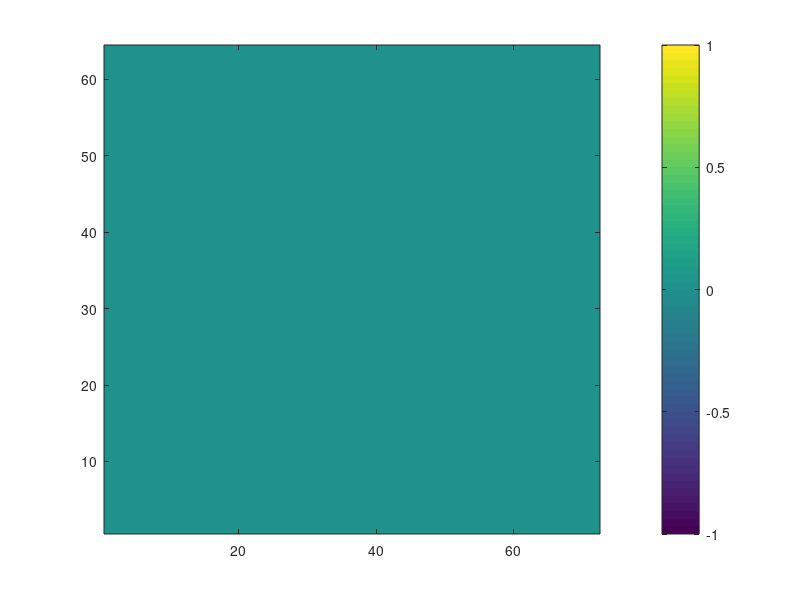
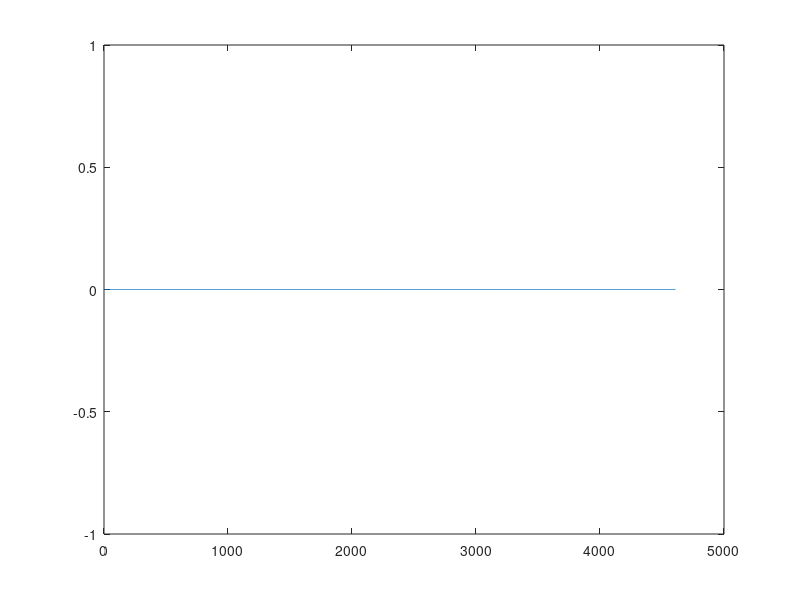

Source code (MATLAB) for these figures, in order:
%% see Code_starts_Sept2002/clust_make_profs_data_howard_bins_OneYearStartJan1.m
clear lendir lenXYdir bad
for indYY = 1 : 64
  for indXX = 1 : 72
    JOBB = (indYY-1)*72 + indXX;
    thedir = dir(['../DATA_OneYear/' num2str(JOBB,'%04d') '/pall_gridbox_' num2str(JOBB,'%04d') '_16daytimestep_*.mat']);
    lendir(JOBB) = length(thedir);
    lenXYdir(indXX,indYY) = length(thedir);
  end
end

figure(1); imagesc(lenXYdir'); colorbar; set(gca,'ydir','normal')
figure(2); plot(lendir);

iPrintNotDone = -1;
bad = find(lendir < 23);
whos bad

if iPrintNotDone > 0 & length(bad) > 0
  fid = fopen('../Code_starts_Sept2002/not_finshed23_for_clust_make_profs_data_howard_bins_OneYearStartJan1.txt','w')
  fprintf(fid,'%5i \n',bad);
  fclose(fid);
end
